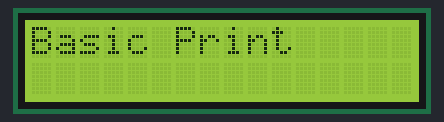
Bench run of a sketch on a simulated Arduino Uno, built with avr-gcc and run on an emulated ATmega328P. On the bench: 16×2 character LCD.

Above: at 0.1 s.
At 3.1 s:
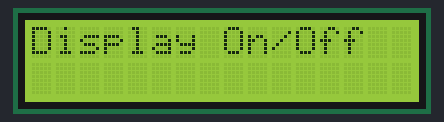
At 6.1 s:
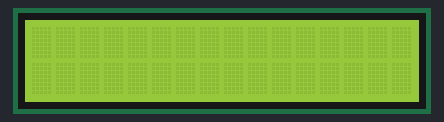
At 8.1 s:
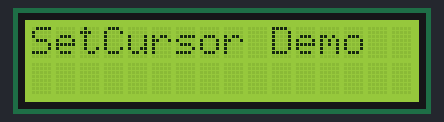
At 11.1 s:
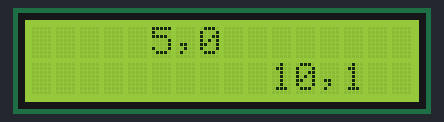
At 13.1 s:
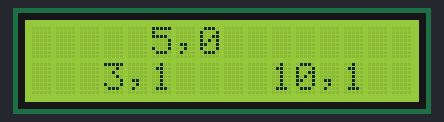

Measured:
- by itself, everything shown: repeats every 15.0 s, in 11 steps
- what the display in image 1 shows lasts 1.0 s, from 3.1 s to 4.1 s
- what the display in image 4 shows lasts 2.0 s, from 11.1 s to 13.1 s

The sketch:

project_23_lcd_control.ino
```cpp
// PROJECT 23
#include <LiquidCrystal.h>

LiquidCrystal lcd(12, 11, 5, 4, 3, 2);

void setup() {
  lcd.begin(16, 2);
}

void loop() {
  basicPrintDemo();
  displayOnOffDemo();
  setCursorDemo();
}

void basicPrintDemo() {
  lcd.clear();
  lcd.print("Basic Print");
  delay(2000);
}

void displayOnOffDemo() {
  lcd.clear();
  lcd.print("Display On/Off");
  for(int x=0; x < 3; x++) {
    lcd.noDisplay();
    delay(1000);
    lcd.display();
    delay(1000);
  }
}

void setCursorDemo() {
  lcd.clear();
  lcd.print("SetCursor Demo");
  delay(1000);
  lcd.clear();
  lcd.setCursor(5,0);
  lcd.print("5,0");
  delay(2000);
  lcd.setCursor(10,1);
  lcd.print("10,1");
  delay(2000);
  lcd.setCursor(3,1);
  lcd.print("3,1");
  delay(2000);
}
```
